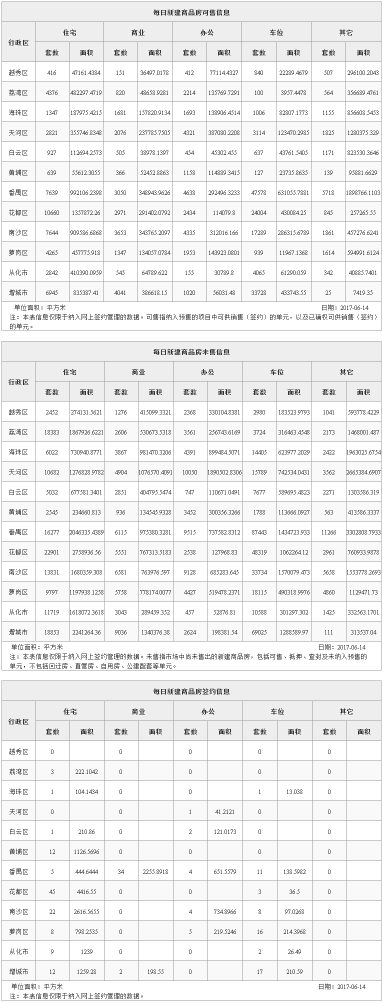
#> input picture xsxx7.png, 766 x 2005 px (shown at 1/2 size)
$ python ocr.py   (Python 2 division)   (older library calls are emulated)
#> lines starting #> are read from the running program, lines starting #| are printed output that depends on the picture; after the words box and inside, x2 and y2 are one past the last pixel; in counts of white or black regions, pixels touching at a corner belong together
import cv2
import os
import ctypes
import numpy as np


# [14 lines of commented-out code are left out]

def convert(img):
	bh,bw,_ = img.shape
	img = img[2:bh-2,2:bw-2,]
	h,w,d = img.shape
	img = cv2.resize(img, (w*2,h*2))
	kernel = np.array([[0,-1,0],[-1,5,-1],[0,-1,0]])
	result = cv2.filter2D(img,-1,kernel)

	# [6 lines of commented-out code are left out]
	return result


def create_dir(path):
	if not os.path.exists(path):
		os.makedirs(path)

#img = cv2.imread('zs.jpg')
#img = cv2.imread('gz.png')
img = cv2.imread('xsxx7.png')
#> img is the input picture: shape (2005, 766, 3); min 52, max 255, mean 239.2

h,w,_ = img.shape
#> h = 2005; w = 766

#img = cv2.resize(img, (w*2, h*2))

#kernel = np.array([[0,-1,0],[-1,5,-1],[0,-1,0]])
#img = cv2.filter2D(img,-1,kernel)

gray = cv2.cvtColor(img, cv2.COLOR_BGR2GRAY)

h,w = gray.shape

_,bin = cv2.threshold(gray, 0, 255, cv2.THRESH_OTSU+cv2.THRESH_BINARY_INV)
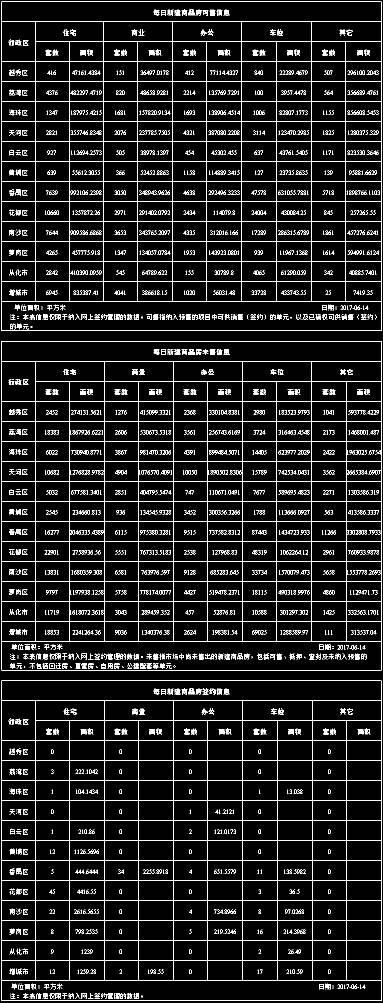
#> bin: shape (2005, 766) (shown at 1/2 size); 7.3% white in thin lines or dots

scale = 20
horizontal = bin
vertical  = bin

hs = cv2.getStructuringElement(cv2.MORPH_RECT, (int(w/scale),1))
horizontal = cv2.erode(horizontal,hs,(-1,-1))
#> horizontal: shape (2005, 766); 2.4% white in thin lines or dots
horizontal = cv2.dilate(horizontal,hs,(-1,-1))
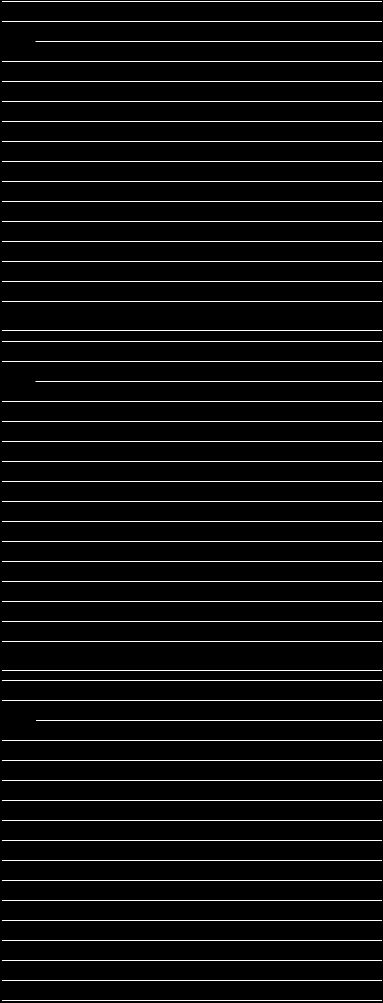
#> horizontal: shape (2005, 766) (shown at 1/2 size); 2.5% white in thin lines or dots

vs = cv2.getStructuringElement(cv2.MORPH_RECT,(1,int(h/scale)))
#> vs = 100 values from 1 to 1
vertical = cv2.erode(vertical,vs,(-1,-1))
#> vertical: shape (2005, 766); 1.1% white in thin lines or dots
vertical = cv2.dilate(vertical,vs,(-1,-1))
#> vertical: shape (2005, 766); 1.3% white in thin lines or dots

mask = horizontal+vertical
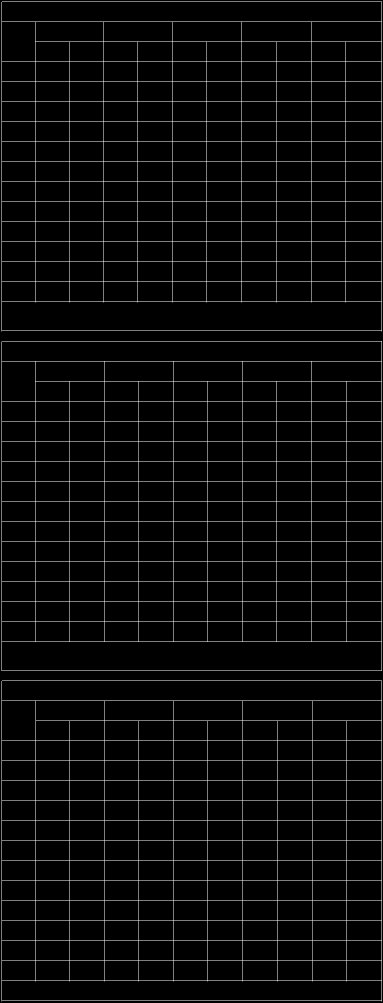
#> mask: shape (2005, 766) (shown at 1/2 size); min 0, max 255, mean 9.7

joints = cv2.bitwise_and(horizontal,vertical)
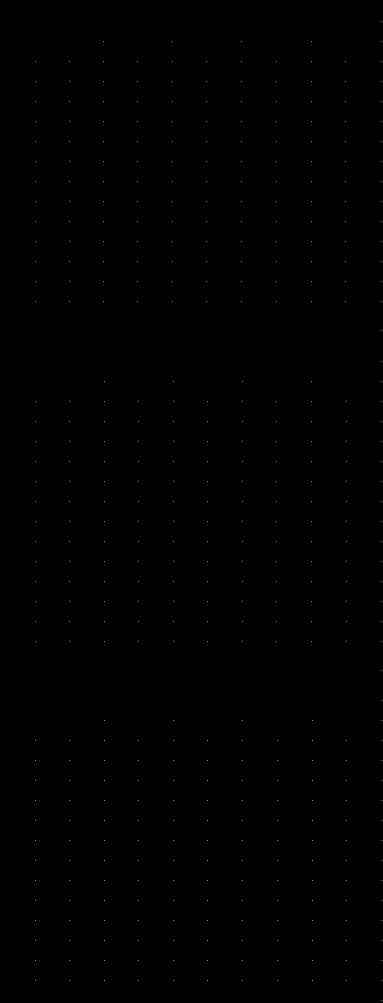
#> joints: shape (2005, 766) (shown at 1/2 size); 0.03% white in thin lines or dots, all inside (x1, y1, x2, y2) = (70, 43, 763, 2002)

i = 0
subs = []
lines = {}
contours,hierarchy = cv2.findContours(mask,cv2.RETR_TREE,cv2.CHAIN_APPROX_SIMPLE)
#> contours = 453 contours; largest, box (x1, y1, x2, y2) and area: (3, 682, 764, 1342) 499439, (3, 3, 764, 663) 499439, (3, 1361, 764, 2003) 485777, (3, 1282, 763, 1341) 44010, (3, 603, 763, 662) 44010
heirs = hierarchy[0]
for cnt, heir in zip(contours, heirs):
	 _,_,_,outer_i = heir
	 if outer_i < 0:
	 	continue
	 poly = cv2.approxPolyDP(cnt,3,True)
	 r = cv2.boundingRect(poly)
	 sub = img[r[1]:r[1]+r[3],r[0]:r[0]+r[2],]
	 if lines.get(r[1]) is None:
	 	lines[r[1]] = [(r[0],sub)]
	 else:
	 	lines[r[1]].append((r[0],sub))
	 name = "/Users/huiming/Downloads/ocr/test/" + str(i) + ".jpg"
	 # [6 lines of commented-out code are left out]
	 i=i+1
#> this loop made 453 passes
#> (heir, outer_i, poly, r, name) on passes 2 to 4: ([2, -1, -1, 0], 0, [[3, 1962], [761, 1961], [762, 2000], [4, 2001]], (3, 1961, 760, 41), '/Users/huiming/Downloads/ocr/test/0.jpg'), ([3, 1, -1, 0], 0, [[693, 1922], [761, 1921], [762, 1960], [694, 1961]], (693, 1921, 70, 41), '/Users/huiming/Downloads/ocr/test/1.jpg'), ([4, 2, -1, 0], 0, [[624, 1922], [692, 1921], [693, 1960], [625, 1961]], (624, 1921, 70, 41), '/Users/huiming/Downloads/ocr/test/2.jpg')
#> after the loop, i = 450; lines = 48 items

print len(lines)
#| 48

path = "test7/"
create_dir(path)
for k,v in lines.items():
	newpath = path + "/" + str(k)
	create_dir(newpath)
	for p in v:
		pos,sub = p
		name = newpath + "/" + str(pos) + ".tif"
		cv2.imwrite(name, convert(sub))
#> this loop made 48 passes
#> k on passes 8 to 19: 1681, 1641, 1601, 1561, 1521, 1481, 1441, 1401, 1361, 1282, 1242, 1202
#> (k, newpath) on passes 1 to 6: (1961, 'test7//1961'), (1921, 'test7//1921'), (1881, 'test7//1881'), (1841, 'test7//1841'), (1801, 'test7//1801'), (1761, 'test7//1761')
#> pass 1, in convert, `img = cv2.resize(img, (w*2,h*2))`:
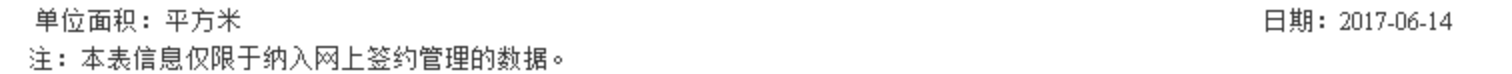
#> img: shape (74, 1512, 3); min 52, max 255, mean 244.1
#> pass 1, in convert, `result = cv2.filter2D(img,-1,kernel)`:
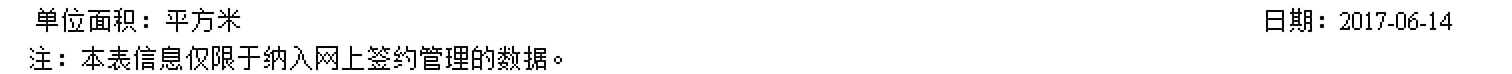
#> result: shape (74, 1512, 3); min 0, max 255, mean 241.7
#> after the loop:
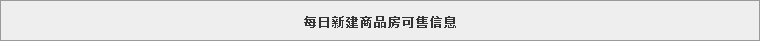
#> sub: shape (41, 760, 3); min 52, max 238, mean 228.7


#cv2.imshow('joint', joints)
#cv2.imshow('img',img)
#cv2.waitKey(0)

$ run again, with 413008.png copied over xsxx7.png
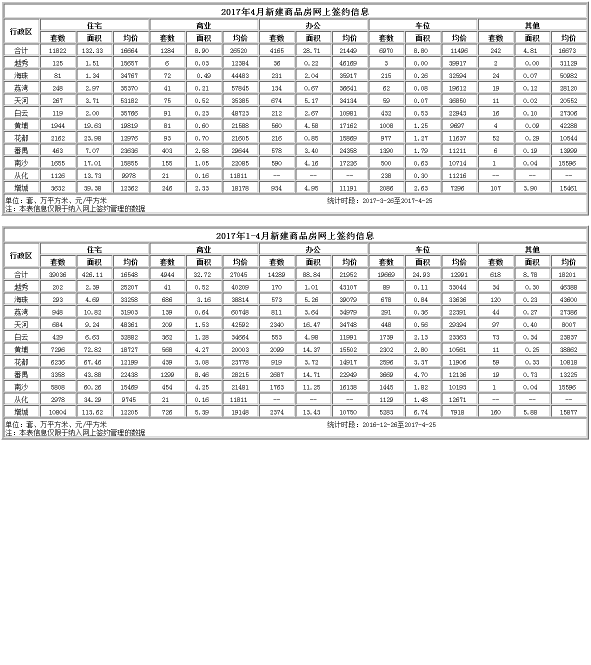
#> input picture 413008.png, 1181 x 1330 px (shown at 1/2 size)
#> img is the input picture: shape (1330, 1181, 3); min 0, max 255, mean 234.7
#> `_,bin = cv2.threshold(gray, 0, 255, cv2.THRESH_OTSU+cv2.THRESH_BINARY_..`:
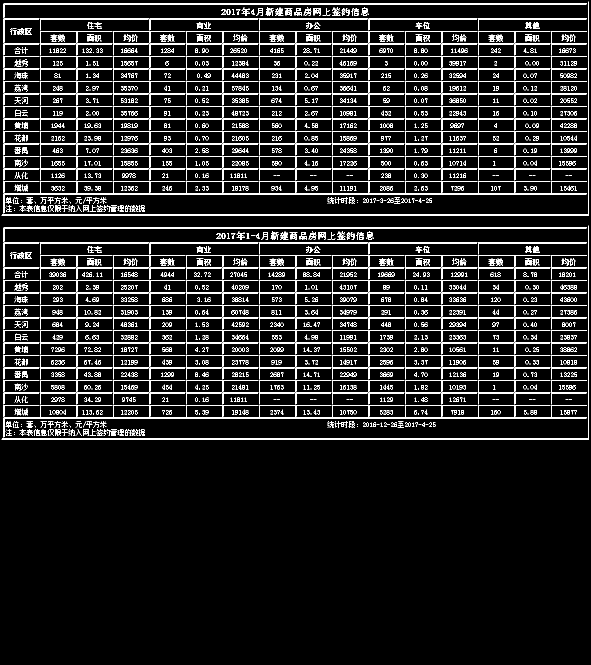
#> bin: shape (1330, 1181) (shown at 1/2 size); 9% white in thin lines or dots, all inside (x1, y1, x2, y2) = (3, 3, 1178, 879)
#> `mask = horizontal+vertical`:
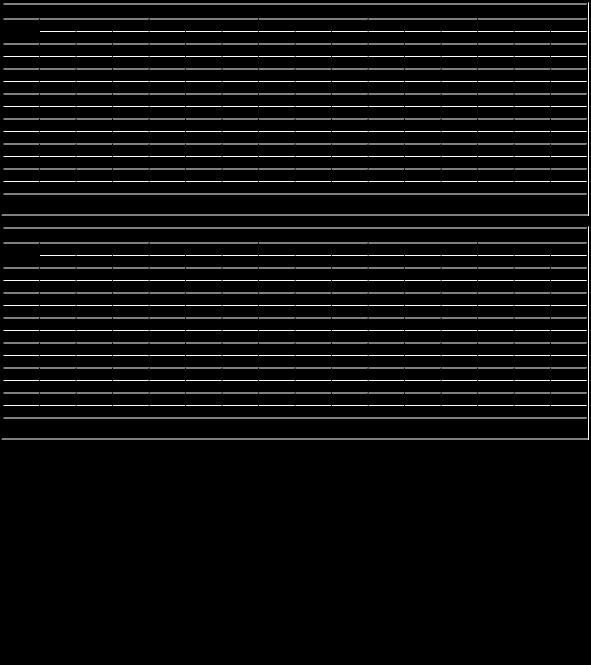
#> mask: shape (1330, 1181) (shown at 1/2 size); min 0, max 255, mean 12.9
#> joints: shape (1330, 1181); 0% white in thin lines or dots, all inside (x1, y1, x2, y2) = (1176, 429, 1178, 879)
#> contours = 432 contours; largest, box (x1, y1, x2, y2) and area: (3, 452, 1178, 880) 1600, (3, 4, 1178, 432) 1600, (7, 835, 1174, 837) 1166, (7, 455, 1174, 457) 1166, (7, 387, 1174, 389) 1166
#> the loop `for cnt, heir in zip(contours, heirs):` made 432 passes
#> (cnt, heir) on passes 1 to 3: ([[7, 835], [7, 836], [1172, 836], [1173, 835]], [1, -1, -1, -1]), ([[1102, 810], [1102, 811], [1172, 811], [1173, 810]], [2, 0, -1, -1]), ([[1029, 810], [1029, 811], [1099, 811], [1100, 810]], [3, 1, -1, -1])
#> after the loop `for cnt, heir in zip(contours, heirs):`: i = 0; lines = 0 items
#| 0
